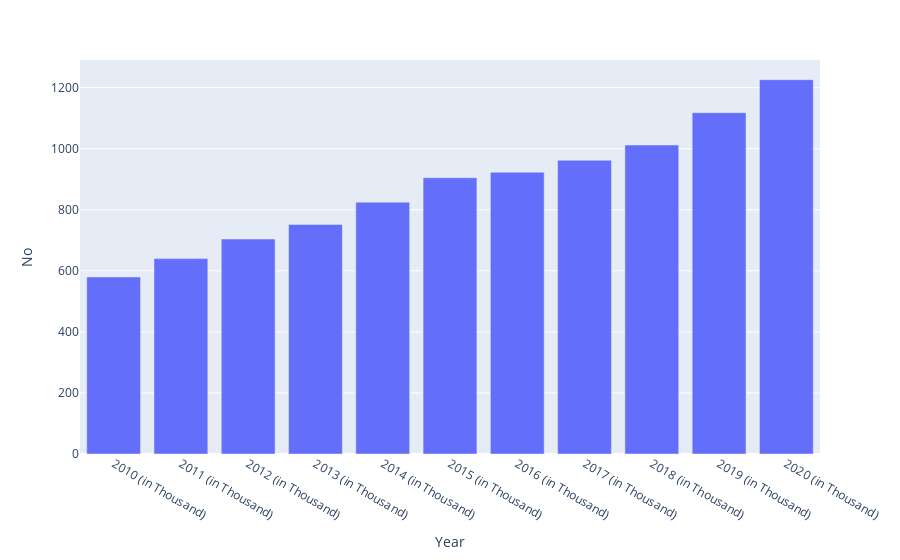

Notebook source saved alongside this figure:
### Code cell
px.bar(df_reg_slice,x="Year",y="No")

### Figure 1 — Plotly figure (JSON) as saved in the notebook; plotly's stock layout.template omitted (floating-point values rounded to 4 significant figures)
{"data": [{"alignmentgroup": "True", "hovertemplate": "Year=%{x}<br>No=%{y}<extra></extra>", "legendgroup": "", "marker": {"color": "#636efa", "pattern": {"shape": ""}}, "name": "", "offsetgroup": "", "orientation": "v", "showlegend": false, "textposition": "auto", "type": "bar", "x": ["2010 (in Thousand)", "2011 (in Thousand)", "2012 (in Thousand)", "2013 (in Thousand)", "2014 (in Thousand)", "2015 (in Thousand)", "2016 (in Thousand)", "2017 (in Thousand)", "2018 (in Thousand)", "2019 (in Thousand)", "2020 (in Thousand)"], "xaxis": "x", "y": [580, 640, 704, 752, 825, 905, 923, 962, 1012, 1118, 1226], "yaxis": "y"}], "layout": {"autosize": true, "barmode": "relative", "legend": {"tracegroupgap": 0}, "margin": {"t": 60}, "xaxis": {"anchor": "y", "autorange": true, "domain": [0, 1], "range": [-0.5, 10.5], "title": {"text": "Year"}, "type": "category"}, "yaxis": {"anchor": "x", "autorange": true, "domain": [0, 1], "range": [0, 1291.0], "title": {"text": "No"}, "type": "linear"}}}
